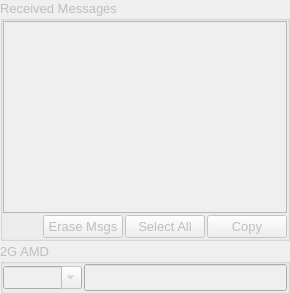
         <widget class="QWidget" name="tabAMD">
          <property name="enabled">
           <bool>false</bool>
          </property>
          <attribute name="title">
           <string>2G AMD</string>
          </attribute>
          <layout class="QVBoxLayout" name="verticalLayout_10">
           <property name="spacing">
            <number>2</number>
           </property>
           <property name="leftMargin">
            <number>0</number>
           </property>
           <property name="topMargin">
            <number>0</number>
           </property>
           <property name="rightMargin">
            <number>0</number>
           </property>
           <property name="bottomMargin">
            <number>0</number>
           </property>
           <item>
            <widget class="QGroupBox" name="groupBox_4">
             <property name="font">
              <font>
               <pointsize>10</pointsize>
              </font>
             </property>
             <property name="title">
              <string>Received Messages</string>
             </property>
             <layout class="QVBoxLayout" name="verticalLayout_8">
              <property name="spacing">
               <number>2</number>
              </property>
              <property name="leftMargin">
               <number>0</number>
              </property>
              <property name="topMargin">
               <number>0</number>
              </property>
              <property name="rightMargin">
               <number>0</number>
              </property>
              <property name="bottomMargin">
               <number>0</number>
              </property>
              <item>
               <widget class="QPlainTextEdit" name="plainTextEditAMDMessages">
                <property name="enabled">
                 <bool>false</bool>
                </property>
                <property name="font">
                 <font>
                  <family>Consolas</family>
                  <pointsize>12</pointsize>
                 </font>
                </property>
                <property name="readOnly">
                 <bool>true</bool>
                </property>
               </widget>
              </item>
              <item>
               <layout class="QHBoxLayout" name="horizontalLayout_8">
                <item>
                 <spacer name="horizontalSpacer_5">
                  <property name="orientation">
                   <enum>Qt::Horizontal</enum>
                  </property>
                  <property name="sizeHint" stdset="0">
                   <size>
                    <width>40</width>
                    <height>20</height>
                   </size>
                  </property>
                 </spacer>
                </item>
                <item>
                 <widget class="QPushButton" name="pushButtonAMDEraseMessages">
                  <property name="focusPolicy">
                   <enum>Qt::NoFocus</enum>
                  </property>
                  <property name="text">
                   <string>Erase Msgs</string>
                  </property>
                 </widget>
                </item>
                <item>
                 <widget class="QPushButton" name="pushButtonACP201SelectAll_3">
                  <property name="focusPolicy">
                   <enum>Qt::NoFocus</enum>
                  </property>
                  <property name="text">
                   <string>Select All</string>
                  </property>
                 </widget>
                </item>
                <item>
                 <widget class="QPushButton" name="pushButtonACP201Copy_3">
                  <property name="focusPolicy">
                   <enum>Qt::NoFocus</enum>
                  </property>
                  <property name="text">
                   <string>Copy</string>
                  </property>
                 </widget>
                </item>
               </layout>
              </item>
             </layout>
            </widget>
           </item>
           <item>
            <widget class="QGroupBox" name="groupBox_5">
             <property name="font">
              <font>
               <pointsize>10</pointsize>
              </font>
             </property>
             <property name="title">
              <string>2G AMD</string>
             </property>
             <layout class="QVBoxLayout" name="verticalLayout_9">
              <property name="spacing">
               <number>2</number>
              </property>
              <property name="leftMargin">
               <number>0</number>
              </property>
              <property name="topMargin">
               <number>0</number>
              </property>
              <property name="rightMargin">
               <number>0</number>
              </property>
              <property name="bottomMargin">
               <number>0</number>
              </property>
              <item>
               <layout class="QHBoxLayout" name="horizontalLayout_4">
                <item>
                 <widget class="QComboBox" name="comboBoxAMDRecipient">
                  <property name="editable">
                   <bool>true</bool>
                  </property>
                 </widget>
                </item>
                <item>
                 <widget class="QLineEdit" name="lineEditAMDChat">
                  <property name="font">
                   <font>
                    <family>Consolas</family>
                    <pointsize>12</pointsize>
                   </font>
                  </property>
                  <property name="clearButtonEnabled">
                   <bool>true</bool>
                  </property>
                 </widget>
                </item>
               </layout>
              </item>
             </layout>
            </widget>
           </item>
          </layout>
         </widget>
